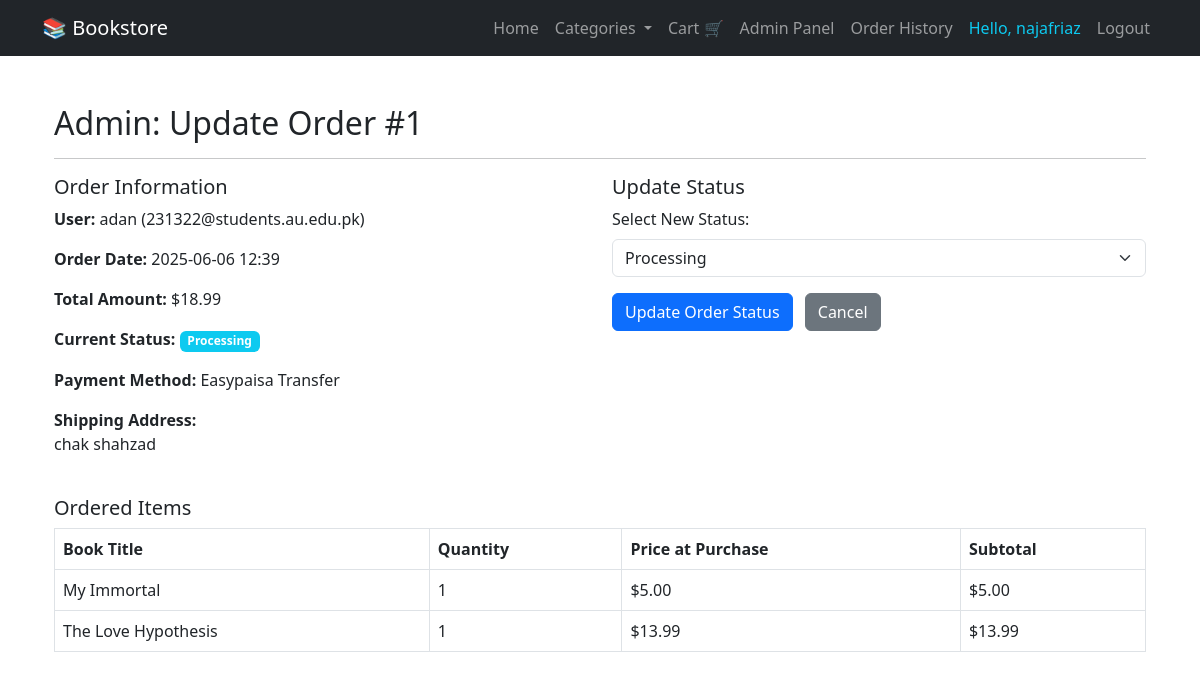
Page /admin/update_order/1 (signed in) on the committed database.
### app/models.py (models this page shows, shortened)
class User(db.Model, UserMixin):
    id = db.Column(db.Integer, primary_key=True)
    username = db.Column(db.String(150), nullable=False, unique=True)
    email = db.Column(db.String(150), nullable=False, unique=True)
    password = db.Column(db.String(150), nullable=False)
    is_admin = db.Column(db.Boolean, default=False)
    cart_items = db.relationship('CartItem', backref='user', lazy=True)
    orders = db.relationship('Order', backref='user', lazy=True)
    reviews = db.relationship('Review', backref='user', lazy=True)

class Order(db.Model):
    id = db.Column(db.Integer, primary_key=True)
    user_id = db.Column(db.Integer, db.ForeignKey('user.id'), nullable=False)
    order_date = db.Column(db.DateTime, nullable=False, default=datetime.utcnow)
    total_amount = db.Column(db.Float, nullable=False)
    status = db.Column(db.String(50), nullable=False, default='pending')
    shipping_address = db.Column(db.Text, nullable=False)
    payment_method = db.Column(db.String(50), nullable=False) # e.g., 'cash_on_delivery', 'easypaisa_transfer'
    items = db.relationship('OrderItem', backref='order', lazy=True)

class OrderItem(db.Model):
    id = db.Column(db.Integer, primary_key=True)
    order_id = db.Column(db.Integer, db.ForeignKey('order.id'), nullable=False)
    book_id = db.Column(db.Integer, db.ForeignKey('book.id'), nullable=False)
    quantity = db.Column(db.Integer, nullable=False)
    price_at_purchase = db.Column(db.Float, nullable=False)

class Book(db.Model):
    id = db.Column(db.Integer, primary_key=True)
    title = db.Column(db.String(100), nullable=False)
    author = db.Column(db.String(100))
    genre = db.Column(db.String(50))
    price = db.Column(db.Float)
    cart_items = db.relationship('CartItem', backref='book', lazy=True)
    order_items = db.relationship('OrderItem', backref='book', lazy=True)
    reviews = db.relationship('Review', backref='book', lazy=True)

### app/routes.py (the view, shortened to what this page needs)
@main.route("/admin/update_order/<int:order_id>", methods=['GET', 'POST'])
@login_required
def admin_update_order(order_id):
    if not current_user.is_admin:
        flash("Access denied. You must be an administrator to update orders.", "danger")
        return redirect(url_for('main.home')) # Redirect to home if not admin
    order = Order.query.get_or_404(order_id)
    valid_statuses = ['pending', 'processing', 'shipped', 'completed', 'cancelled']
    return render_template(
        'admin_update_order.html',
        title=f'Update Order #{order.id}',
        order=order,
        statuses=valid_statuses
    )

### app/__init__.py (called while the page is built)
def create_app():
    app = Flask(__name__)
    app.config.from_object('config.Config')
    db.init_app(app)
    login_manager.init_app(app)
    bcrypt.init_app(app)
    migrate.init_app(app, db)  # <-- initialize migrate with app and db
    login_manager.login_view = 'auth.login'
    login_manager.login_message_category = 'info'
    from .routes import main
    app.register_blueprint(main)
    from app.models import User  # import User model for login_manager
    @login_manager.user_loader
    def load_user(user_id):
        return User.query.get(int(user_id))
    return app

### app/templates/admin_update_order.html (shortened to what this page needs)
{% extends "base.html" %}
{% block content %}
    <div class="container mt-5">
        <h2>Admin: Update Order #{{ order.id }}</h2>
        <hr>
        <div class="row">
            <div class="col-md-6">
                <h5>Order Information</h5>
                <p><strong>User:</strong> {{ order.user.username }} ({{ order.user.email }})</p>
                <p><strong>Order Date:</strong> {{ order.order_date.strftime('%Y-%m-%d %H:%M') }}</p>
                <p><strong>Total Amount:</strong> ${{ "%.2f"|format(order.total_amount) }}</p>
                <p><strong>Current Status:</strong> <span class="badge bg-{{ 'success' if order.status == 'completed' else 'warning' if order.status == 'pending' else 'info' }}">{{ order.status | replace('_', ' ') | title }}</span></p>
                <p><strong>Payment Method:</strong> {{ order.payment_method | replace('_', ' ') | title }}</p>
                <p><strong>Shipping Address:</strong> <br>{{ order.shipping_address }}</p>
            </div>
            <div class="col-md-6">
                <h5>Update Status</h5>
                <form method="POST">
                    <div class="mb-3">
                        <label for="statusSelect" class="form-label">Select New Status:</label>
                        <select class="form-select" id="statusSelect" name="status">
                            {% for s in statuses %}
                                <option value="{{ s }}" {% if s == order.status %}selected{% endif %}>
                                    {{ s | replace('_', ' ') | title }}
                                </option>
                            {% endfor %}
                        </select>
                    </div>
                    <button type="submit" class="btn btn-primary">Update Order Status</button>
                    <a href="{{ url_for('main.admin_view_orders') }}" class="btn btn-secondary ms-2">Cancel</a>
                </form>
            </div>
        </div>
        <h5 class="mt-4">Ordered Items</h5>
        {% if order.items %}
            <table class="table table-bordered">
                <thead>
                    <tr>
                        <th>Book Title</th>
                        <th>Quantity</th>
                        <th>Price at Purchase</th>
                        <th>Subtotal</th>
                    </tr>
                </thead>
                <tbody>
                    {% for item in order.items %}
                    <tr>
                        <td>{{ item.book.title }}</td>
                        <td>{{ item.quantity }}</td>
                        <td>${{ "%.2f"|format(item.price_at_purchase) }}</td>
                        <td>${{ "%.2f"|format(item.quantity * item.price_at_purchase) }}</td>
                    </tr>
                    {% endfor %}
                </tbody>
            </table>
        {% else %}
            <p>No items found for this order.</p>
        {% endif %}
    </div>
{% endblock content %}

### app/templates/base.html (shortened to what this page needs)
<!DOCTYPE html>
<html lang="en">
<head>
  <link href="https://cdn.jsdelivr.net/npm/bootstrap@5.3.0/dist/css/bootstrap.min.css" rel="stylesheet" />
</head>
<body>
  <nav class="navbar navbar-expand-lg navbar-dark bg-dark mb-4">
    <div class="container">
      <a class="navbar-brand" href="{{ url_for('main.home') }}">📚 Bookstore</a>
      <div class="collapse navbar-collapse" id="navbarNav">
        <ul class="navbar-nav ms-auto">
          <li class="nav-item">
            <a class="nav-link" href="{{ url_for('main.home') }}">Home</a>
          </li>
          <li class="nav-item dropdown">
            <a class="nav-link dropdown-toggle" href="#" id="navbarDropdown" role="button" data-bs-toggle="dropdown">
              Categories
            </a>
          </li>
          <li class="nav-item">
            <a class="nav-link" href="{{ url_for('main.cart') }}">Cart 🛒</a>
          </li>
          {% if current_user.is_authenticated %}
            {% if current_user.is_admin %}
            <li class="nav-item">
              <a class="nav-link" href="{{ url_for('main.admin_view_orders') }}">Admin Panel</a>
            </li>
              {% endif %}
            <li class="nav-item">
              <a class="nav-link" href="{{ url_for('main.order_history') }}">Order History</a>
            </li>
            <li class="nav-item">
              <span class="nav-link text-info">Hello, {{ current_user.username }}</span>
            </li>
            <li class="nav-item">
              <a class="nav-link" href="{{ url_for('main.logout') }}">Logout</a>
            </li>
          {% endif %}
        </ul>
      </div>
    </div>
  </nav>
  <div class="container">
    {% block content %}{% endblock %}
  </div>
</body>
</html>

### rows in the picture
User: username "najafriaz"
Order: id "1", order_date "2025-06-06 12:39", total_amount "18.99", status "Processing", payment_method "Easypaisa Transfer", shipping_address "chak shahzad"
User: user.username "adan", user.email "231322@students.au.edu.pk"
OrderItem: book "My Immortal", quantity "1", price_at_purchase "5.00", item.quantity*item.price_at_purchase "5.00"
OrderItem: book "The Love Hypothesis", quantity "1", price_at_purchase "13.99", item.quantity*item.price_at_purchase "13.99"
